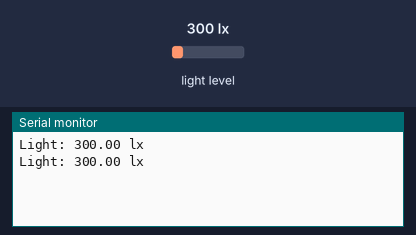
This sketch was run on a simulated ESP32. Parts: the last lines printed to the serial monitor. Inputs (shaded band) come from the test bench; at power-on: light level 300 lx.

Above: at 3.8 s.
3.9 s: light level set to 40 lx
At 6.5 s:
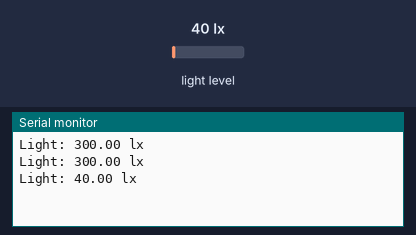
7.8 s: light level set to 500 lx
At 10.0 s:
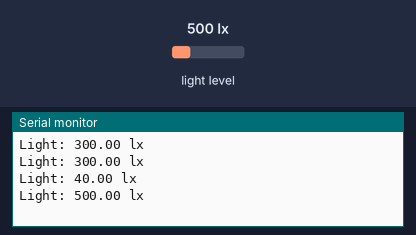
Timing chart, 0 to 11.5 s (numbered marks = the images above; inputs shaded):
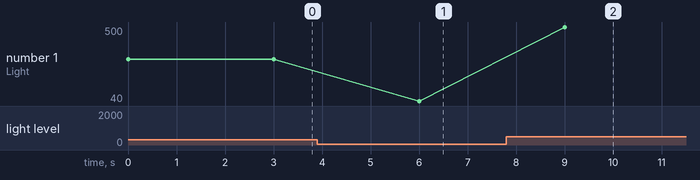

Measured:
- after the input at 3.9 s, the serial monitor: prints a new line after 2.1 s (image 1)
- after the input at 7.8 s, the serial monitor: prints a new line after 1.2 s (image 2)
- plotted number 1: 300 → 40 after the input at 3.9 s, 40 → 500 after the input at 7.8 s

The sketch:

bh1750.ino
```cpp
// (licence header left out)
#include <Wire.h>
#include <BH1750.h>

BH1750 lightMeter(0x5C);


void setup(){
  // start serial communication
  Serial.begin(115200);
  // start I2C on pins 4 and 15
  Wire.begin(4,15);
  // initialize the bh1750
  lightMeter.begin(BH1750::CONTINUOUS_HIGH_RES_MODE, 0x5C, &Wire);
}


void loop() {
  float lux = lightMeter.readLightLevel();
  Serial.print("Light: ");
  Serial.print(lux);
  Serial.println(" lx");
  delay(3000);
}
```
